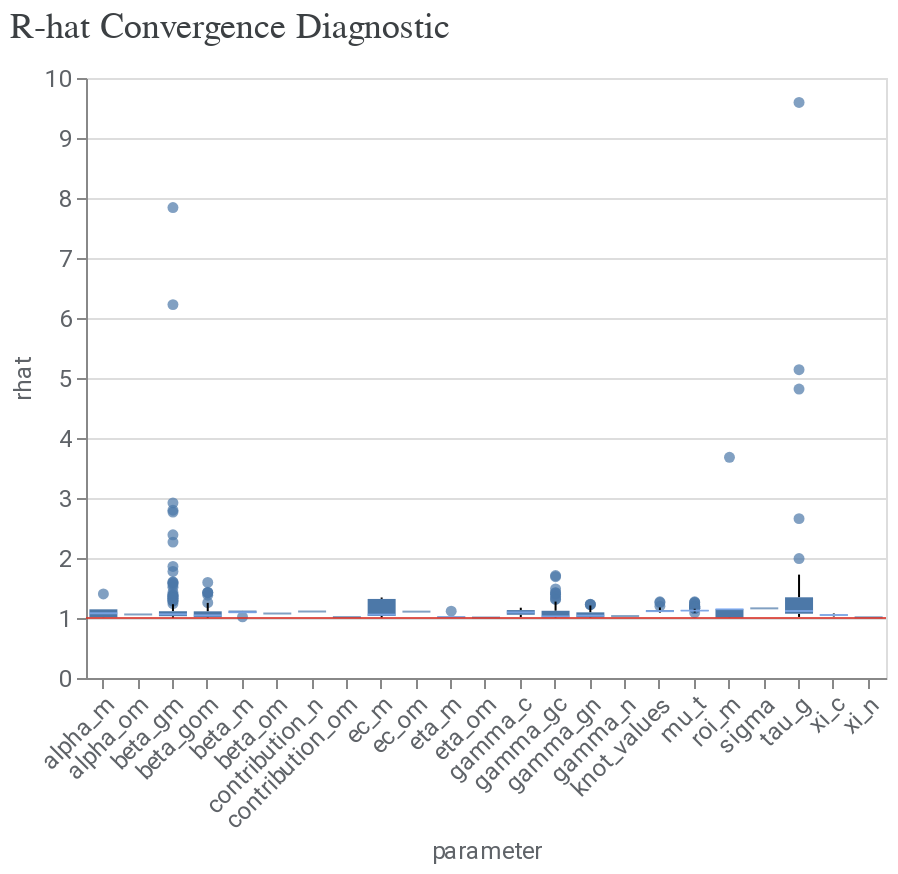

This figure's notebook cell:
### Markdown cell above
After the model is built, you must assess convergence, debug the model if needed, and then assess the model fit.

1\. Assess convergence. Run the following code to generate r-hat statistics. R-hat close to 1.0 indicate convergence. R-hat < 1.2 indicates approximate convergence and is a reasonable threshold for many problems.

### Code cell
model_diagnostics = visualizer.ModelDiagnostics(mmm)
model_diagnostics.plot_rhat_boxplot()

### Figure 1 — Vega-Lite specification as saved in the notebook (floating-point values rounded to 4 significant figures; data arrays with more than 128 entries replaced by an {"elided": "..."} marker saying what was removed)
{"config": {"view": {"continuousWidth": 300, "continuousHeight": 300}, "axis": {"labelColor": "#5F6368", "labelFont": "Roboto", "labelFontSize": 12, "titleColor": "#5F6368", "titleFont": "Roboto", "titleFontSize": 12, "titleFontWeight": "normal"}}, "layer": [{"data": {"name": "data-f52362de9a593d8f274fd6685f2440f1"}, "mark": {"type": "boxplot", "median": {"color": "#8AB4F8"}, "outliers": {"filled": true}}, "encoding": {"x": {"axis": {"labelAngle": -45}, "field": "parameter", "type": "nominal"}, "y": {"field": "rhat", "scale": {"zero": false}, "type": "quantitative"}}}, {"data": {"name": "empty"}, "mark": {"type": "rule", "color": "#D93025", "opacity": 0.8}, "encoding": {"y": {"datum": 1}}}], "title": {"text": "R-hat Convergence Diagnostic", "anchor": "start", "color": "#3C4043", "font": "Google Sans Display", "fontSize": 18, "fontWeight": "normal", "offset": 10}, "width": 400, "$schema": "https://vega.github.io/schema/vega-lite/v5.20.1.json", "datasets": {"data-f52362de9a593d8f274fd6685f2440f1": {"elided": "657 records"}, "empty": [{}]}}
